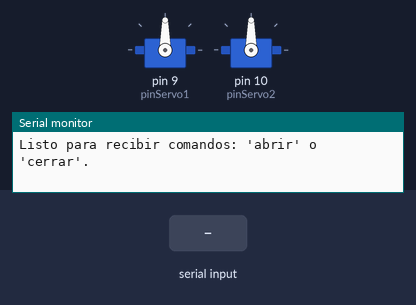
Recording of a sketch running on a simulated Arduino Uno, built with avr-gcc and run on an emulated ATmega328P. Shown: 2 × servo, the last lines printed to the serial monitor. The test bench sets the inputs (shaded band).

Above: at 1.2 s.
1.3 s: "abrir\n" received over Serial
At 2.5 s:
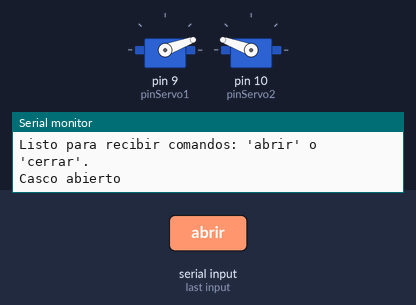
2.8 s: "cerrar\n" received over Serial
At 3.9 s:
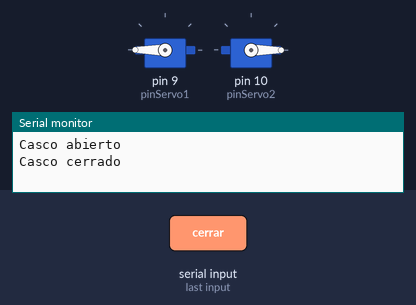
Timing chart, 0 to 5.8 s (numbered marks = the images above; inputs shaded):
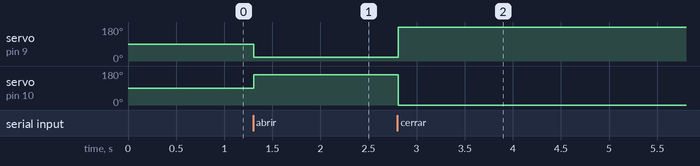

The sketch:

control_servos.ino
```cpp
#include <Servo.h>

Servo cascoServo1;
Servo cascoServo2;
const int pinServo1 = 9;  // Pin digital conectado al primer servo
const int pinServo2 = 10; // Pin digital conectado al segundo servo

// Ángulos ajustables para apertura y cierre
const int anguloAbierto = 20;  // Ajusta este valor para el ángulo de apertura
const int anguloCerrado = 200; // Ajusta este valor para el ángulo de cierre

void moverServosSincronizados(int angulo) {
  // Servo 1 se mueve a 'angulo', Servo 2 a '180-angulo' (efecto espejo)
  cascoServo1.write(angulo);
  cascoServo2.write(180 - angulo);
}

void setup() {
  cascoServo1.attach(pinServo1);
  cascoServo2.attach(pinServo2);
  Serial.begin(9600);
  Serial.println("Listo para recibir comandos: 'abrir' o 'cerrar'.");
}

void loop() {
  if (Serial.available() > 0) {
    String comando = Serial.readStringUntil('\n');
    comando.trim();
    if (comando == "abrir") {
      moverServosSincronizados(anguloAbierto);
      Serial.println("Casco abierto");
    } else if (comando == "cerrar") {
      moverServosSincronizados(anguloCerrado);
      Serial.println("Casco cerrado");
    } else {
      Serial.println("Comando no reconocido. Usa 'abrir' o 'cerrar'.");
    }
  }
}
```

Measured:
- after the input at 1.3 s, servo on pin 9 (pinServo1): 90° → 20° at once; servo on pin 10 (pinServo2): 90° → 160° at once
- after the input at 2.8 s, servo on pin 9 (pinServo1): 20° → 180° at once; servo on pin 10 (pinServo2): 160° → 0° at once
